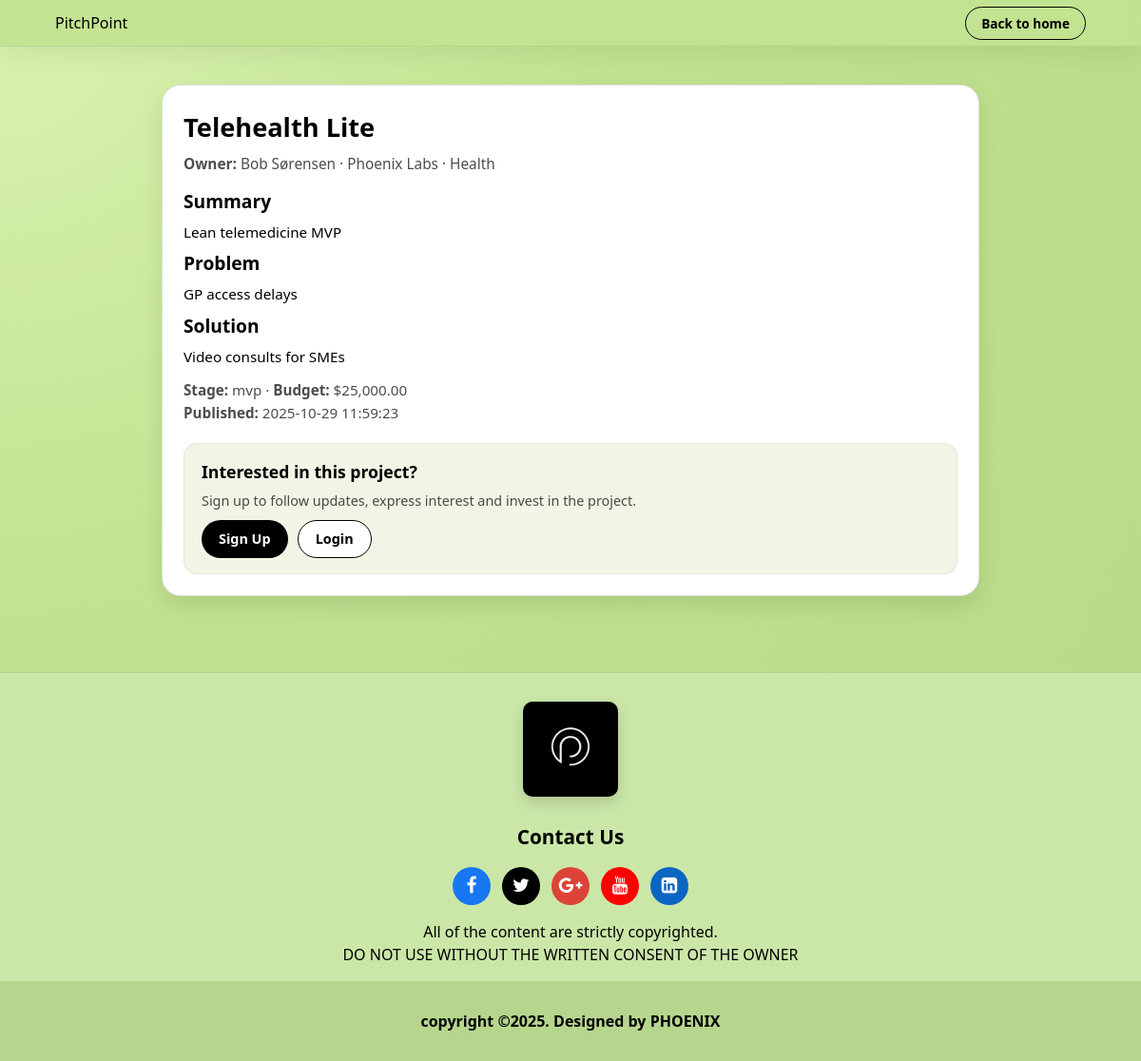
The app's page /pitchpoint_staff/public/project.php?id=1 with its own data.
### tables this page shows
CREATE TABLE `projects` (
  `project_id` int(10) UNSIGNED NOT NULL,
  `entrepreneur_id` int(10) UNSIGNED NOT NULL,
  `title` varchar(180) NOT NULL,
  `summary` varchar(500) DEFAULT NULL,
  `problem` text DEFAULT NULL,
  `solution` text DEFAULT NULL,
  `category_id` int(10) UNSIGNED DEFAULT NULL,
  `budget` decimal(12,2) DEFAULT NULL,
  `stage` enum('idea','mvp','beta','launched') NOT NULL DEFAULT 'idea',
  `status` enum('draft','published','archived') NOT NULL DEFAULT 'draft',
  `visibility` enum('public','private') NOT NULL DEFAULT 'public',
  `created_at` datetime NOT NULL DEFAULT current_timestamp(),
  `updated_at` datetime NOT NULL DEFAULT current_timestamp() ON UPDATE current_timestamp()
);

CREATE TABLE `users` (
  `user_id` int(10) UNSIGNED NOT NULL,
  `name` varchar(150) NOT NULL,
  `email` varchar(190) NOT NULL,
  `password_hash` varchar(255) NOT NULL,
  `bio` text DEFAULT NULL,
  `role` enum('entrepreneur','investor','staff','admin') NOT NULL DEFAULT 'entrepreneur',
  `is_active` tinyint(1) NOT NULL DEFAULT 1,
  `created_at` datetime NOT NULL DEFAULT current_timestamp(),
  `updated_at` datetime NOT NULL DEFAULT current_timestamp() ON UPDATE current_timestamp(),
  `is_verified` tinyint(1) NOT NULL DEFAULT 0,
  `verify_token` varchar(64) DEFAULT NULL
);

CREATE TABLE `entrepreneurs` (
  `entrepreneur_id` int(10) UNSIGNED NOT NULL,
  `user_id` int(10) UNSIGNED NOT NULL,
  `company_name` varchar(200) DEFAULT NULL,
  `website` varchar(255) DEFAULT NULL,
  `location` varchar(150) DEFAULT NULL,
  `created_at` datetime NOT NULL DEFAULT current_timestamp(),
  `updated_at` datetime NOT NULL DEFAULT current_timestamp() ON UPDATE current_timestamp()
);

CREATE TABLE `categories` (
  `category_id` int(10) UNSIGNED NOT NULL,
  `category_name` varchar(80) NOT NULL,
  `description` text DEFAULT NULL
);

### pitchpoint_staff/config/db.php (called while the page is built, shortened)
<?php
if (!function_exists('db')) {
    function db(): PDO {
        $dsn = 'mysql:host='.DB_HOST.';port='.DB_PORT.';dbname='.DB_NAME.';charset='.DB_CHARSET;
        $pdo = new PDO($dsn, DB_USER, DB_PASS, [
            PDO::ATTR_ERRMODE => PDO::ERRMODE_EXCEPTION,
            PDO::ATTR_DEFAULT_FETCH_MODE => PDO::FETCH_ASSOC,
            PDO::ATTR_EMULATE_PREPARES => false,
        ]);
        return $pdo;
    }
}

### pitchpoint_staff/public/project.php (the view, shortened to what this page needs)
<?php
require __DIR__ . '/../config/db.php';
$id = isset($_GET['id']) ? (int) $_GET['id'] : 0;
$project = null;
if ($id > 0) {
  $sql = "
    SELECT
      p.project_id,
      p.title,
      p.summary,
      p.problem,
      p.solution,
      p.stage,
      p.budget,
      p.visibility,
      p.status,
      p.created_at,
      c.category_name,
      e.company_name,
      u.name AS owner_name
    FROM projects p
    JOIN entrepreneurs e ON p.entrepreneur_id = e.entrepreneur_id
    JOIN users u ON e.user_id = u.user_id
    LEFT JOIN categories c ON p.category_id = c.category_id
    WHERE p.project_id = :id
      AND p.visibility = 'public'
      AND p.status = 'published'
    LIMIT 1
  ";
  $stmt = db()->prepare($sql);
  $stmt->execute([':id' => $id]);
  $project = $stmt->fetch();
}
?>
<!DOCTYPE html>
<html lang="en">
<head>
  <link rel="stylesheet" href="css/project.css" />
</head>
<body>
  <header class="topbar">
    <div class="topbar-row">
      <a class="brand" href="index.php">PitchPoint</a>
      <div class="actions">
        <a class="btn-outline sm" href="index.php#projects">Back to home</a>
      </div>
    </div>
  </header>
  <main id="main-content" class="project-section" style="max-width:900px;margin:40px auto;">
    <?php if (!$project): ?>
      <article class="project-card">
        <h1>Project not found</h1>
        <p style="color:var(--muted)">The project you’re looking for doesn’t exist or isn’t public.</p>
      </article>
    <?php else: ?>
      <article class="project-card">
        <h1 style="margin-bottom:6px;"><?php echo htmlspecialchars($project['title']); ?></h1>
        <p style="color:var(--muted);margin-bottom:14px;">
          <strong>Owner:</strong>
          <?php echo htmlspecialchars($project['owner_name'] ?? 'Unknown'); ?>
          <?php if (!empty($project['company_name'])): ?>
            · <?php echo htmlspecialchars($project['company_name']); ?>
          <?php endif; ?>
          <?php if (!empty($project['category_name'])): ?>
            · <?php echo htmlspecialchars($project['category_name']); ?>
          <?php endif; ?>
        </p>
        <?php if (!empty($project['summary'])): ?>
          <section class="desc" style="margin-top:8px;">
            <h2>Summary</h2>
            <p><?php echo nl2br(htmlspecialchars($project['summary'])); ?></p>
          </section>
        <?php endif; ?>
        <?php if (!empty($project['problem'])): ?>
          <section class="desc" style="margin-top:8px;">
            <h2>Problem</h2>
            <p><?php echo nl2br(htmlspecialchars($project['problem'])); ?></p>
          </section>
        <?php endif; ?>
        <?php if (!empty($project['solution'])): ?>
          <section class="desc" style="margin-top:8px;">
            <h2>Solution</h2>
            <p><?php echo nl2br(htmlspecialchars($project['solution'])); ?></p>
          </section>
        <?php endif; ?>
        <section class="meta" style="margin-top:12px;color:var(--muted);font-size:.95rem;">
          <p>
            <strong>Stage:</strong> <?php echo htmlspecialchars($project['stage']); ?>
            <?php if ($project['budget'] !== null && $project['budget'] !== ''): ?>
              · <strong>Budget:</strong> $<?php echo number_format((float)$project['budget'], 2); ?>
            <?php endif; ?>
          </p>
          <p>
            <strong>Published:</strong> <?php echo htmlspecialchars((string)$project['created_at']); ?>
          </p>
        </section>
        <section class="cta-panel" style="margin-top:20px;">
          <h3>Interested in this project?</h3>
          <p>Sign up to follow updates, express interest and invest in the project.</p>
          <div class="row gap" style="display:flex;gap:10px;flex-wrap:wrap;">
            <a class="btn-primary" href="/pitchPoint/auth/signUp.php">Sign Up</a>
            <a class="btn" href="/pitchPoint/auth/login.php">Login</a>
          </div>
        </section>
      </article>
    <?php endif; ?>
  </main>
  <footer>
     <link rel="stylesheet" href="https://stackpath.bootstrapcdn.com/font-awesome/4.7.0/css/font-awesome.min.css">
    <div class="footer-content">
      <img src="logo.png" alt="logo" width="100" height="100">
      <h3>Contact Us</h3>
      <ul class="socials">
        <li><a href="#"><i class="fa fa-facebook"></i></a></li>
        <li><a href="#"><i class="fa fa-twitter"></i></a></li>
        <li><a href="#"><i class="fa fa-google-plus"></i></a></li>
        <li><a href="#"><i class="fa fa-youtube"></i></a></li>
        <li><a href="#"><i class="fa fa-linkedin-square"></i></a></li>
      </ul>
      <p>All of the content are strictly copyrighted. <br> DO NOT USE WITHOUT THE WRITTEN CONSENT OF THE OWNER</p>
    </div>
    <div class="footer-bottom">
      <p>copyright &copy;2025. Designed by <span>PHOENIX</span></p>
    </div>
  </footer>
</body>
</html>

### pitchpoint_staff/public/css/project.css (style rules this page uses)
:root { --page-bg: #C2E391; --card-bg: #ffffff; --brand: #15803d; --brand-hover: #166534; --text-main: #000000; --text-muted: rgba(0,0,0,0.7); --muted: rgba(0,0,0,0.7); --border-light: rgba(0,0,0,0.12); --border-subtle: rgba(0,0,0,0.10); --radius-lg: 20px; --radius-pill: 999px; --shadow-card: 0 10px 25px rgba(0,0,0,0.10); }
*, *::before, *::after { box-sizing: border-box; }
body { margin: 0; min-height: 100vh; background: radial-gradient(circle at top left, #d9f3b0 0, var(--page-bg) 38%, #b5d985 100%); color: var(--text-main); font-family: system-ui, -apple-system, BlinkMacSystemFont, "Segoe UI", sans-serif; line-height: 1.5; }
a { color: inherit; text-decoration: none; }
.topbar { position: sticky; top: 0; z-index: 20; background: rgba(194,227,145,0.96); backdrop-filter: blur(10px); border-bottom: 1px solid rgba(0,0,0,0.06); box-shadow: 0 10px 25px rgba(0,0,0,0.06); }
.topbar-row { max-width: 1120px; margin: 0 auto; padding: 12px 18px; display: flex; align-items: center; gap: 18px; }
.brand { display: inline-flex; align-items: center; gap: 10px; text-decoration: none; color: #000; }
.actions { margin-left: auto; }
.btn-outline.sm, .btn-primary.sm { padding: 7px 16px; border-radius: var(--radius-pill); font-size: 0.85rem; font-weight: 600; border: 1px solid #000; cursor: pointer; background: transparent; color: #000; transition: 0.2s ease; }
.project-section { max-width: 900px; margin: 40px auto 60px; padding: 0 20px 40px; }
.project-card { background: #fff; border-radius: var(--radius-lg); border: 1px solid var(--border-light); box-shadow: var(--shadow-card); padding: 24px 22px 22px; }
.project-card h1 { margin: 0 0 8px; font-size: 1.7rem; }
.project-card > p { margin: 0 0 18px; color: var(--text-muted); font-size: 0.96rem; }
.desc { margin-top: 16px; }
.desc h2 { margin: 0 0 6px; font-size: 1.2rem; }
.desc p { margin: 0; font-size: 0.95rem; color: var(--text-main); }
.meta { margin-top: 18px; font-size: 0.92rem; color: var(--text-muted); }
.meta p { margin: 2px 0; }
.cta-panel { margin-top: 24px; padding: 16px 18px; border-radius: 14px; background: #f1f5e5; border: 1px solid rgba(0,0,0,0.06); }
.cta-panel h3 { margin: 0 0 6px; font-size: 1.1rem; }
.cta-panel p { margin: 0 0 10px; font-size: 0.9rem; color: var(--text-muted); }
.cta-panel .row { display: flex; flex-wrap: wrap; gap: 10px; }
.btn-primary, .btn { display: inline-flex; align-items: center; justify-content: center; padding: 8px 18px; border-radius: 999px; font-size: 0.9rem; font-weight: 600; border: none; cursor: pointer; text-decoration: none; }
.btn-primary { background: #000; color: #fff; }
.btn { background: #fff; border: 1px solid #000; color: #000; }
footer { background: #cbe7a8; margin-top: 40px; border-top: 1px solid rgba(0,0,0,0.1); padding-top: 30px; text-align: center; }
.footer-content img { width: 100px; border-radius: 10px; box-shadow: 0 6px 16px rgba(0,0,0,0.15); }
.footer-content h3 { font-size: 1.3rem; margin-bottom: 10px; }
.socials { display: flex; justify-content: center; gap: 12px; padding: 0; list-style: none; }
.socials li a { width: 40px; height: 40px; background: #333; border-radius: 50%; display: flex; justify-content: center; align-items: center; color: #fff; font-size: 1.2rem; transition: 0.25s ease; }
.socials li:nth-child(1) a { background: #1877F2; }
.socials li:nth-child(2) a { background: #000; }
.socials li:nth-child(3) a { background: #DB4437; }
.socials li:nth-child(4) a { background: #FF0000; }
.socials li:nth-child(5) a { background: #0A66C2; }
.footer-bottom { background: #b6d68e; padding: 14px 0; margin-top: 15px; font-weight: 600; }

### records on screen
projects: title "Telehealth Lite", users.name "Bob Sørensen", entrepreneur.company_name "Phoenix Labs", category.category_name "Health", summary "Lean telemedicine MVP", problem "GP access delays", solution "Video consults for SMEs", stage "mvp", budget "25,000.00", created_at "2025-10-29 11:59:23"
